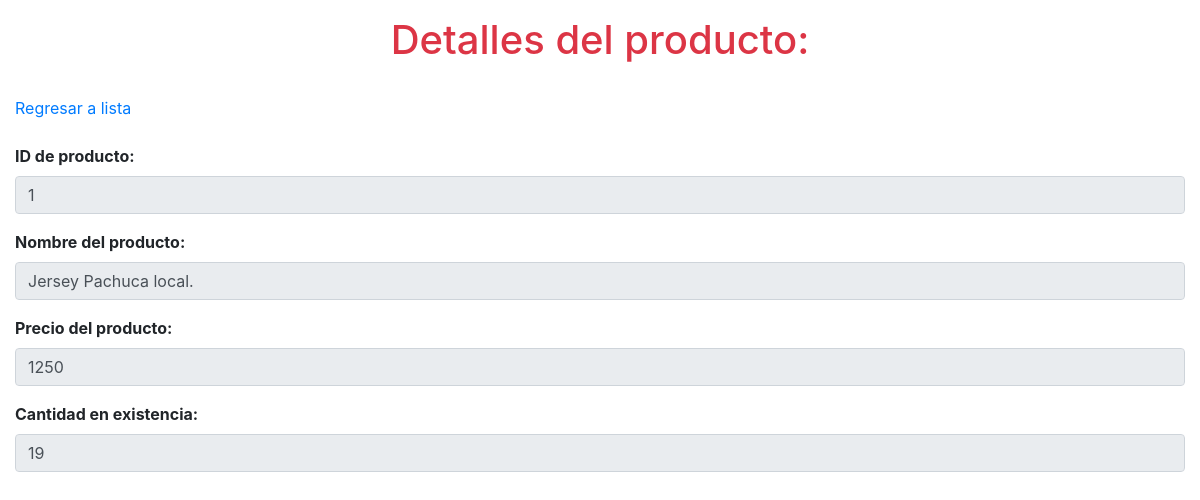
/productos/view.php?id_producto=1, run on the app's committed database.
### tables this page shows
CREATE TABLE productos (
	id_producto INTEGER PRIMARY KEY AUTOINCREMENT,
    producto VARCHAR (100) NOT NULL,
    precio FLOAT NOT NULL,
    existencias INTEGER NOT NULL
);

### productos/db/db_view.php (the view)
<?php
    $id_producto = $_GET["id_producto"];
    $db = new SQLite3("../tienda.db");
    $resultado = $db->query("SELECT * from productos where id_producto='$id_producto';");
    while ($row = $resultado->fetchArray()) {
        $id_producto = $row["id_producto"];
        $producto = $row['producto'];
        $precio = $row['precio'];
        $existencias = $row['existencias'];
    }
    $form = "
        <div class='form-group font-weight-bold'>
            <label for='id_producto'>ID de producto:</label>
            <input type='text' readonly class='form-control' id='id_producto' name='id_producto' aria-describedby='ID producto' value='$id_producto'>
        </div>
        <div class='form-group font-weight-bold'>
            <label for='producto'>Nombre del producto:</label>
            <input type='text' readonly class='form-control' id='producto' name='producto' aria-describedby='producto' value='$producto'>
        </div>
        <div class='form-group font-weight-bold'>
            <label for='precio'>Precio del producto:</label>
            <input type='number' readonly class='form-control' id='precio' name='precio' aria-describedby='precio' value='$precio'>
        </div>
        <div class='form-group font-weight-bold'>
            <label for='existencias'>Cantidad en existencia:</label>
            <input type='number' readonly class='form-control' id='existencias' name='existencias' aria-describedby='precio' value='$existencias'>
        </div>
        ";
    print($form);
?>

### data on the page
productos: id_producto "1", producto "Jersey Pachuca local.", precio "1250", existencias "19"
